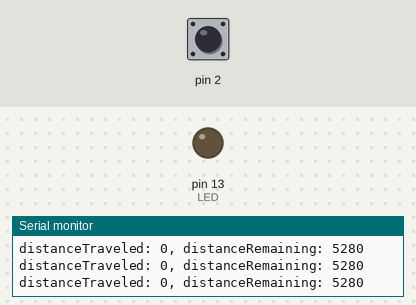
This sketch was run on a simulated Arduino Uno, built with avr-gcc and run on an emulated ATmega328P. Shown: output pins drawn as LEDs (lit = HIGH), the last lines printed to the serial monitor. Inputs (shaded band) come from the test bench; at power-on: pin 2 LOW.

Above: at 1.2 s.
1.3 s: pin 2 pulsed HIGH 5 times (0.12 s each, 0.3 s apart)
At 2.5 s:
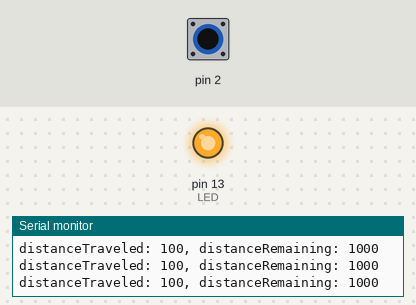
Timing chart, 0 to 4.3 s (numbered marks = the images above; inputs shaded):
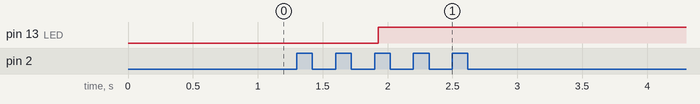

The sketch:

NavigationPositionDetection.ino
```cpp
#include "printf.h"

//*******************//
// Unit Conversions
//******************//

// ft/s to m/s
#define FPS_MPS(ft) ft*0.3048

// m/s to mph
#define MPS_MPH(mps) mps*2.23694

#define LED 13

volatile byte state = LOW;

unsigned long t[2] = {0,0};
unsigned long deltaT[2] = {0,0};
unsigned long seconds = 0;

bool firstInterrupt = true;
bool wait = false;

bool thousandFeetFlag = false;
bool fivehundredFeetFlag = false;

bool countTenStrips = false;
bool countTwentyStrips = false;

bool startOfTube = true;
bool endOfTube = false;

bool error = false;

byte twentyStripsCounter = 0;
byte tenStripsCounter = 0;

unsigned int distanceTraveled = 0;

//Approximately 1 mile
unsigned int distanceRemaining = 5280;

int xVelocity[2] = {0,0};
int milesPerHour = 0;

void setup() {
  Serial.begin(9600);
  printf_begin();
  printf("Pod Position Sensing\n");
  pinMode(LED, OUTPUT);
  attachInterrupt(0, tapeInt, RISING);
}

void loop() {
  digitalWrite(LED, state);
  printf("distanceTraveled: %u, distanceRemaining: %u\n\r", distanceTraveled, distanceRemaining);
}

void tapeInt() {

  // Not actually part of algorithm.
  // Used to ignore false start of Digilent
  // Function Generator over MATLAB
  if(firstInterrupt)
  {
    firstInterrupt = false;
    // Pod detects initial acceleration, takes time
    t[0] = millis();
  }

   // 1 = now, 0 = past
  else if(!wait)
  {
    Serial.println("interrupt!");
    t[1] = millis() - t[0];   // Realtime, how many milliseconds it took
    deltaT[1] = t[1] - t[0];

    if(deltaT[0] >= (100*deltaT[1]))
    {
      state = !state;
      // If thousand feet detected previously,
      // then we have 500 feet left
      if(thousandFeetFlag)
      {
        distanceRemaining = 500;
        fivehundredFeetFlag = true;
        countTenStrips = true;
      }
      else
      {
        distanceRemaining = 1000;
        thousandFeetFlag = true;
        countTwentyStrips = true;
      }
      wait = true;
    }
    else
    {
      distanceTraveled = distanceTraveled + 100;
      distanceRemaining = distanceRemaining - 100;

      // Calculate Velocity
      seconds = t[1]/1000; // (s)
      xVelocity[1] = (200 +(xVelocity[0]*seconds))/seconds; //(ft/s)
      xVelocity[1] = FPS_MPS(xVelocity[1]); // (m/s)
      milesPerHour = MPS_MPH(xVelocity[1]); // (mph)

      // Previous now equal to current
      t[0] = t[1];
      deltaT[0] = deltaT[1];
    }
  }

  else if(wait)
  {
    if(countTwentyStrips)
    {
      twentyStripsCounter++;
      if(twentyStripsCounter == 20)
      {
        wait = false;
        countTwentyStrips = false;
      }
    }
    else if(countTenStrips)
    {
      tenStripsCounter++;
      if(tenStripsCounter == 10)
      {
        wait = false;
        countTenStrips = false;
        endOfTube = true;
      }
    }
    // We are in here for the wrong reason
    else
      error = true;
  }
  //state = !state;
}
```

printf.h
```cpp
// (licence header left out)
/**
 * @file printf.h
 *
 * Setup necessary to direct stdout to the Arduino Serial library, which
 * enables 'printf'
 */

#ifndef __PRINTF_H__
#define __PRINTF_H__

#ifdef ARDUINO

int serial_putc( char c, FILE * )
{
  Serial.write( c );

  return c;
}

void printf_begin(void)
{
  fdevopen( &serial_putc, 0 );
}

#else
#error This example is only for use on Arduino.
#endif // ARDUINO

#endif // __PRINTF_H__
```

Measured:
- after the input at 1.3 s, pin 13 (LED): LOW → HIGH after 0.63 s
